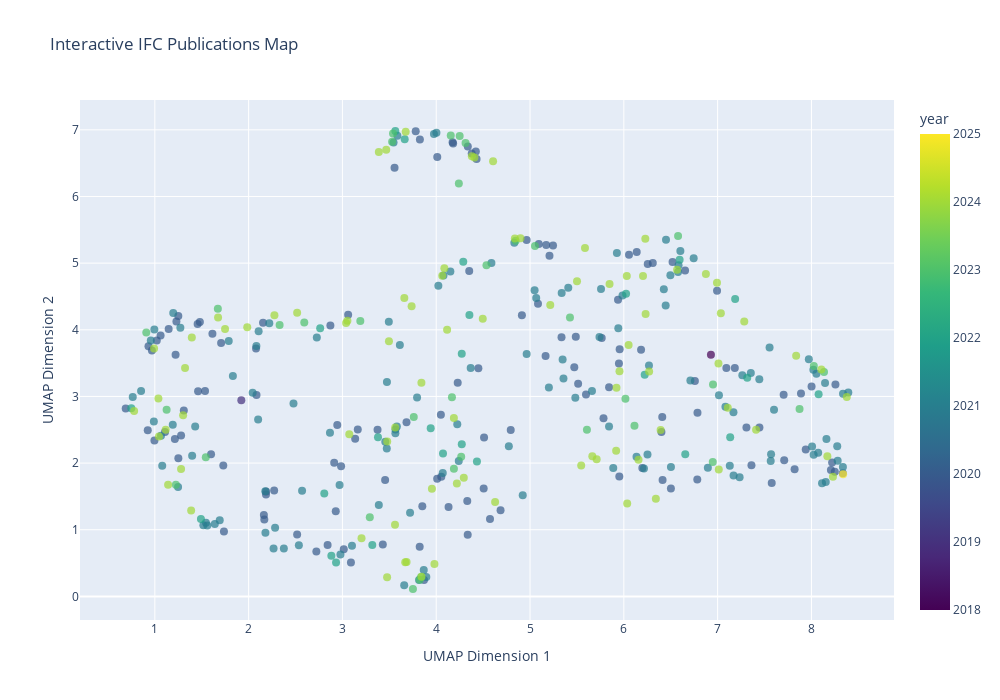
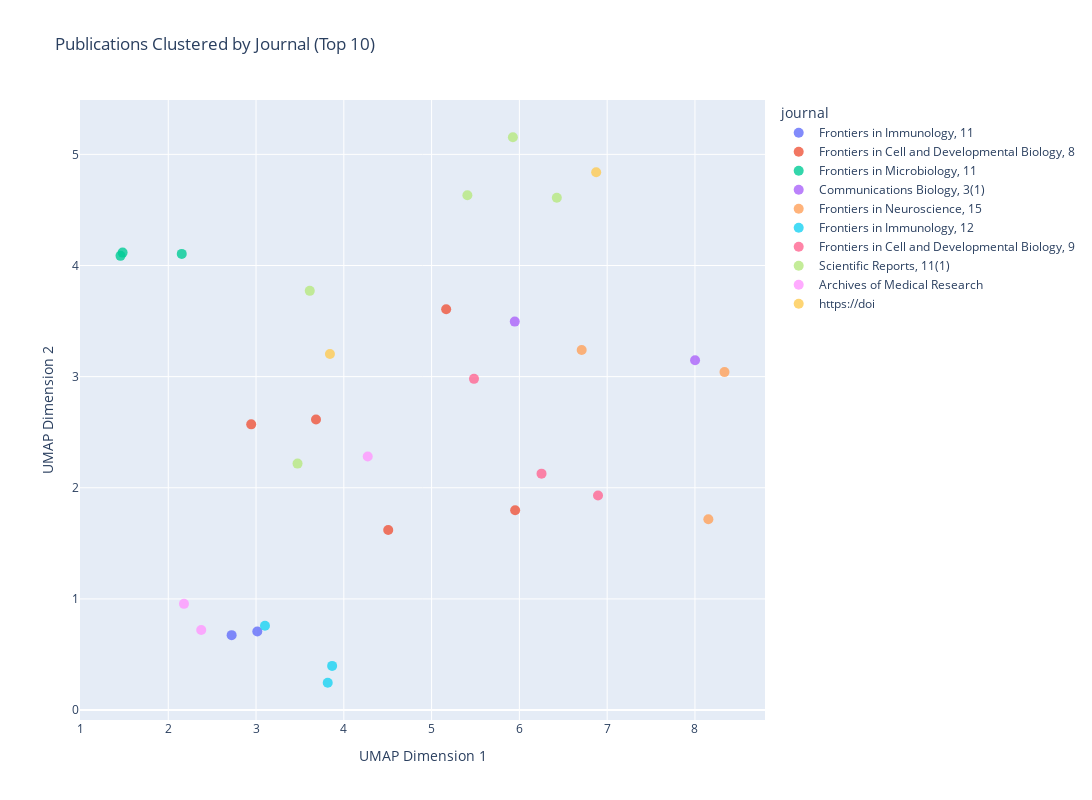

Notebook cell for these charts, in order:
### Code cell
# Cell 12: Display embedding visualizations
if 'results' in locals() and results:
    print("🎨 Displaying embedding visualizations...")
    
    # Display the basic scatter plot
    print("\n📊 Basic UMAP Scatter Plot:")
    plt.show()
    
    # Display interactive plot if available
    if 'figs' in locals() and figs:
        for name, fig in figs:
            print(f"\n📈 Showing {name}:")
            
            if hasattr(fig, 'show'):  # Plotly figure
                fig.show()
            else:  # Matplotlib figure
                plt.figure()
                plt.show()
    
    # Create a quick summary plot of the embedding space
    print("\n🗺️  UMAP Embedding Space Summary:")
    
    # Load the data
    df = pd.DataFrame(results['metadata'])
    df['umap_x'] = results['umap_embeddings'][:, 0]
    df['umap_y'] = results['umap_embeddings'][:, 1]
    
    # Create a comprehensive view
    fig, axes = plt.subplots(2, 2, figsize=(15, 12))
    
    # Plot 1: All points colored by year
    scatter1 = axes[0, 0].scatter(df['umap_x'], df['umap_y'], c=df['year'], 
                                  cmap='viridis', alpha=0.7, s=50)
    axes[0, 0].set_title('Publications by Year')
    axes[0, 0].set_xlabel('UMAP Dimension 1')
    axes[0, 0].set_ylabel('UMAP Dimension 2')
    axes[0, 0].grid(True, alpha=0.3)
    plt.colorbar(scatter1, ax=axes[0, 0], label='Year')
    
    # Plot 2: Points colored by whether they have abstracts
    colors = ['red' if not has_abs else 'blue' for has_abs in df['has_abstract']]
    axes[0, 1].scatter(df['umap_x'], df['umap_y'], c=colors, alpha=0.7, s=50)
    axes[0, 1].set_title('Publications: Red=No Abstract, Blue=Has Abstract')
    axes[0, 1].set_xlabel('UMAP Dimension 1')
    axes[0, 1].set_ylabel('UMAP Dimension 2')
    axes[0, 1].grid(True, alpha=0.3)
    
    # Plot 3: Density plot
    axes[1, 0].hexbin(df['umap_x'], df['umap_y'], gridsize=20, cmap='Blues')
    axes[1, 0].set_title('Publication Density')
    axes[1, 0].set_xlabel('UMAP Dimension 1')
    axes[1, 0].set_ylabel('UMAP Dimension 2')
    
    # Plot 4: Year distribution histogram
    axes[1, 1].hist(df['year'], bins=len(df['year'].unique()), 
                    alpha=0.7, color='skyblue', edgecolor='black')
    axes[1, 1].set_title('Publications by Year')
    axes[1, 1].set_xlabel('Year')
    axes[1, 1].set_ylabel('Count')
    axes[1, 1].grid(True, alpha=0.3)
    
    plt.tight_layout()
    plt.show()
    
    # Print some statistics about the embedding space
    print(f"\n📈 Embedding Space Statistics:")
    print(f"   • Total publications: {len(df)}")
    print(f"   • Year range: {df['year'].min()} - {df['year'].max()}")
    print(f"   • Publications with abstracts: {df['has_abstract'].sum()}/{len(df)} ({df['has_abstract'].mean():.1%})")
    print(f"   • Unique journals: {df['journal'].nunique()}")
    print(f"   • UMAP X range: {df['umap_x'].min():.2f} to {df['umap_x'].max():.2f}")
    print(f"   • UMAP Y range: {df['umap_y'].min():.2f} to {df['umap_y'].max():.2f}")
    
    # Show top journals
    print(f"\n📚 Top 5 Journals:")
    top_journals = df['journal'].value_counts().head(5)
    for journal, count in top_journals.items():
        print(f"   • {journal}: {count} publications")

else:
    print("⚠️ No embedding results available to display")

### Figure 1 — Plotly figure (JSON) as saved in the notebook; plotly's stock layout.template omitted (floating-point values rounded to 4 significant figures; data arrays with more than 128 entries replaced by an {"elided": "..."} marker saying what was removed)
{"data": [{"customdata": {"elided": "404x3 str values"}, "hovertemplate": "UMAP Dimension 1=%{x}<br>UMAP Dimension 2=%{y}<br>title_short=%{customdata[0]}<br>authors_short=%{customdata[1]}<br>journal=%{customdata[2]}<br>year=%{marker.color}<extra></extra>", "legendgroup": "", "marker": {"color": {"elided": "404 int values"}, "coloraxis": "coloraxis", "opacity": 0.7, "size": 8, "symbol": "circle"}, "mode": "markers", "name": "", "orientation": "v", "showlegend": false, "type": "scatter", "x": {"elided": "404 float values"}, "xaxis": "x", "y": {"elided": "404 float values"}, "yaxis": "y"}], "layout": {"coloraxis": {"colorbar": {"title": {"text": "year"}}, "colorscale": [[0, "#440154"], [0.1111, "#482878"], [0.2222, "#3e4989"], [0.3333, "#31688e"], [0.4444, "#26828e"], [0.5556, "#1f9e89"], [0.6667, "#35b779"], [0.7778, "#6ece58"], [0.8889, "#b5de2b"], [1, "#fde725"]]}, "height": 700, "legend": {"tracegroupgap": 0}, "title": {"text": "Interactive IFC Publications Map"}, "width": 1000, "xaxis": {"anchor": "y", "domain": [0, 1], "title": {"text": "UMAP Dimension 1"}}, "yaxis": {"anchor": "x", "domain": [0, 1], "title": {"text": "UMAP Dimension 2"}}}}

### Figure 2 — Plotly figure (JSON) as saved in the notebook; plotly's stock layout.template omitted (floating-point values rounded to 4 significant figures)
{"data": [{"hovertemplate": "journal=Frontiers in Immunology, 11<br>UMAP Dimension 1=%{x}<br>UMAP Dimension 2=%{y}<extra></extra>", "legendgroup": "Frontiers in Immunology, 11", "marker": {"color": "#636efa", "opacity": 0.8, "size": 10, "symbol": "circle"}, "mode": "markers", "name": "Frontiers in Immunology, 11", "orientation": "v", "showlegend": true, "type": "scatter", "x": [2.722, 3.014], "xaxis": "x", "y": [0.6738, 0.7066], "yaxis": "y"}, {"hovertemplate": "journal=Frontiers in Cell and Developmental Biology, 8<br>UMAP Dimension 1=%{x}<br>UMAP Dimension 2=%{y}<extra></extra>", "legendgroup": "Frontiers in Cell and Developmental Biology, 8", "marker": {"color": "#EF553B", "opacity": 0.8, "size": 10, "symbol": "circle"}, "mode": "markers", "name": "Frontiers in Cell and Developmental Biology, 8", "orientation": "v", "showlegend": true, "type": "scatter", "x": [3.683, 4.506, 5.166, 2.945, 5.952], "xaxis": "x", "y": [2.614, 1.62, 3.607, 2.571, 1.798], "yaxis": "y"}, {"hovertemplate": "journal=Frontiers in Microbiology, 11<br>UMAP Dimension 1=%{x}<br>UMAP Dimension 2=%{y}<extra></extra>", "legendgroup": "Frontiers in Microbiology, 11", "marker": {"color": "#00cc96", "opacity": 0.8, "size": 10, "symbol": "circle"}, "mode": "markers", "name": "Frontiers in Microbiology, 11", "orientation": "v", "showlegend": true, "type": "scatter", "x": [2.154, 1.48, 1.456], "xaxis": "x", "y": [4.105, 4.116, 4.087], "yaxis": "y"}, {"hovertemplate": "journal=Communications Biology, 3(1)<br>UMAP Dimension 1=%{x}<br>UMAP Dimension 2=%{y}<extra></extra>", "legendgroup": "Communications Biology, 3(1)", "marker": {"color": "#ab63fa", "opacity": 0.8, "size": 10, "symbol": "circle"}, "mode": "markers", "name": "Communications Biology, 3(1)", "orientation": "v", "showlegend": true, "type": "scatter", "x": [8.001, 5.948], "xaxis": "x", "y": [3.147, 3.495], "yaxis": "y"}, {"hovertemplate": "journal=Frontiers in Neuroscience, 15<br>UMAP Dimension 1=%{x}<br>UMAP Dimension 2=%{y}<extra></extra>", "legendgroup": "Frontiers in Neuroscience, 15", "marker": {"color": "#FFA15A", "opacity": 0.8, "size": 10, "symbol": "circle"}, "mode": "markers", "name": "Frontiers in Neuroscience, 15", "orientation": "v", "showlegend": true, "type": "scatter", "x": [8.153, 8.337, 6.709], "xaxis": "x", "y": [1.717, 3.041, 3.24], "yaxis": "y"}, {"hovertemplate": "journal=Frontiers in Immunology, 12<br>UMAP Dimension 1=%{x}<br>UMAP Dimension 2=%{y}<extra></extra>", "legendgroup": "Frontiers in Immunology, 12", "marker": {"color": "#19d3f3", "opacity": 0.8, "size": 10, "symbol": "circle"}, "mode": "markers", "name": "Frontiers in Immunology, 12", "orientation": "v", "showlegend": true, "type": "scatter", "x": [3.817, 3.102, 3.867], "xaxis": "x", "y": [0.2457, 0.7579, 0.3975], "yaxis": "y"}, {"hovertemplate": "journal=Frontiers in Cell and Developmental Biology, 9<br>UMAP Dimension 1=%{x}<br>UMAP Dimension 2=%{y}<extra></extra>", "legendgroup": "Frontiers in Cell and Developmental Biology, 9", "marker": {"color": "#FF6692", "opacity": 0.8, "size": 10, "symbol": "circle"}, "mode": "markers", "name": "Frontiers in Cell and Developmental Biology, 9", "orientation": "v", "showlegend": true, "type": "scatter", "x": [6.896, 6.252, 5.483], "xaxis": "x", "y": [1.93, 2.127, 2.98], "yaxis": "y"}, {"hovertemplate": "journal=Scientific Reports, 11(1)<br>UMAP Dimension 1=%{x}<br>UMAP Dimension 2=%{y}<extra></extra>", "legendgroup": "Scientific Reports, 11(1)", "marker": {"color": "#B6E880", "opacity": 0.8, "size": 10, "symbol": "circle"}, "mode": "markers", "name": "Scientific Reports, 11(1)", "orientation": "v", "showlegend": true, "type": "scatter", "x": [5.926, 3.473, 6.426, 5.408, 3.612], "xaxis": "x", "y": [5.154, 2.217, 4.61, 4.633, 3.772], "yaxis": "y"}, {"hovertemplate": "journal=Archives of Medical Research<br>UMAP Dimension 1=%{x}<br>UMAP Dimension 2=%{y}<extra></extra>", "legendgroup": "Archives of Medical Research", "marker": {"color": "#FF97FF", "opacity": 0.8, "size": 10, "symbol": "circle"}, "mode": "markers", "name": "Archives of Medical Research", "orientation": "v", "showlegend": true, "type": "scatter", "x": [2.376, 2.179, 4.272], "xaxis": "x", "y": [0.72, 0.9556, 2.282], "yaxis": "y"}, {"hovertemplate": "journal=https://doi<br>UMAP Dimension 1=%{x}<br>UMAP Dimension 2=%{y}<extra></extra>", "legendgroup": "https://doi", "marker": {"color": "#FECB52", "opacity": 0.8, "size": 10, "symbol": "circle"}, "mode": "markers", "name": "https://doi", "orientation": "v", "showlegend": true, "type": "scatter", "x": [6.875, 3.842], "xaxis": "x", "y": [4.838, 3.204], "yaxis": "y"}], "layout": {"height": 800, "legend": {"title": {"text": "journal"}, "tracegroupgap": 0}, "title": {"text": "Publications Clustered by Journal (Top 10)"}, "width": 1200, "xaxis": {"anchor": "y", "domain": [0, 1], "title": {"text": "UMAP Dimension 1"}}, "yaxis": {"anchor": "x", "domain": [0, 1], "title": {"text": "UMAP Dimension 2"}}}}
